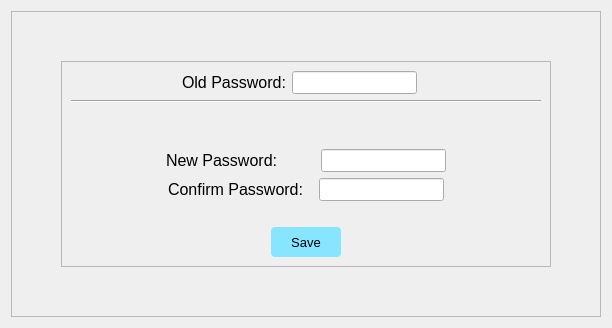
              <widget class="QWidget" name="ChangePassword">
               <attribute name="icon">
                <iconset>
                 <normaloff>../../images/password.png</normaloff>../../images/password.png</iconset>
               </attribute>
               <attribute name="title">
                <string>Change Password</string>
               </attribute>
               <layout class="QGridLayout" name="gridLayout_25">
                <item row="0" column="0">
                 <widget class="QFrame" name="mmCpasOuterFrame_2">
                  <property name="frameShape">
                   <enum>QFrame::StyledPanel</enum>
                  </property>
                  <property name="frameShadow">
                   <enum>QFrame::Raised</enum>
                  </property>
                  <layout class="QGridLayout" name="gridLayout_31">
                   <item row="1" column="1">
                    <widget class="QFrame" name="mmCpasInnerFrame">
                     <property name="minimumSize">
                      <size>
                       <width>0</width>
                       <height>0</height>
                      </size>
                     </property>
                     <property name="maximumSize">
                      <size>
                       <width>16777215</width>
                       <height>16777215</height>
                      </size>
                     </property>
                     <property name="frameShape">
                      <enum>QFrame::StyledPanel</enum>
                     </property>
                     <property name="frameShadow">
                      <enum>QFrame::Raised</enum>
                     </property>
                     <layout class="QGridLayout" name="gridLayout_33">
                      <item row="1" column="1">
                       <layout class="QVBoxLayout" name="mmCpasVerticalLayout2">
                        <item>
                         <layout class="QHBoxLayout" name="mmCpasHorizontalLayout_7">
                          <item>
                           <spacer name="fpHorizontalSpacer_2">
                            <property name="orientation">
                             <enum>Qt::Horizontal</enum>
                            </property>
                            <property name="sizeHint" stdset="0">
                             <size>
                              <width>40</width>
                              <height>20</height>
                             </size>
                            </property>
                           </spacer>
                          </item>
                          <item>
                           <widget class="QLabel" name="mmCpasEnterOldLabel">
                            <property name="font">
                             <font>
                              <pointsize>12</pointsize>
                             </font>
                            </property>
                            <property name="text">
                             <string>Old Password:</string>
                            </property>
                           </widget>
                          </item>
                          <item>
                           <widget class="QLineEdit" name="mmCpasOtpLineEdit">
                            <property name="font">
                             <font>
                              <pointsize>10</pointsize>
                             </font>
                            </property>
                            <property name="toolTip">
                             <string>Enter OTP sent to your email</string>
                            </property>
                           </widget>
                          </item>
                          <item>
                           <widget class="QLabel" name="mmCpasArrowLabel">
                            <property name="font">
                             <font>
                              <pointsize>10</pointsize>
                             </font>
                            </property>
                            <property name="text">
                             <string/>
                            </property>
                            <property name="pixmap">
                             <pixmap>../../images/enter2_arrow.png</pixmap>
                            </property>
                           </widget>
                          </item>
                          <item>
                           <spacer name="fpHorizontalSpacer_5">
                            <property name="orientation">
                             <enum>Qt::Horizontal</enum>
                            </property>
                            <property name="sizeHint" stdset="0">
                             <size>
                              <width>40</width>
                              <height>20</height>
                             </size>
                            </property>
                           </spacer>
                          </item>
                         </layout>
                        </item>
                        <item>
                         <widget class="Line" name="fpLine">
                          <property name="orientation">
                           <enum>Qt::Horizontal</enum>
                          </property>
                         </widget>
                        </item>
                        <item>
                         <spacer name="verticalSpacer_35">
                          <property name="orientation">
                           <enum>Qt::Vertical</enum>
                          </property>
                          <property name="sizeHint" stdset="0">
                           <size>
                            <width>20</width>
                            <height>40</height>
                           </size>
                          </property>
                         </spacer>
                        </item>
                        <item>
                         <layout class="QHBoxLayout" name="mmCpashorizontalLayout_6">
                          <item>
                           <spacer name="horizontalSpacer_79">
                            <property name="orientation">
                             <enum>Qt::Horizontal</enum>
                            </property>
                            <property name="sizeHint" stdset="0">
                             <size>
                              <width>40</width>
                              <height>20</height>
                             </size>
                            </property>
                           </spacer>
                          </item>
                          <item>
                           <widget class="QLabel" name="mmCpasNpLabel">
                            <property name="font">
                             <font>
                              <pointsize>12</pointsize>
                             </font>
                            </property>
                            <property name="text">
                             <string>New Password: </string>
                            </property>
                           </widget>
                          </item>
                          <item>
                           <spacer name="horizontalSpacer_80">
                            <property name="orientation">
                             <enum>Qt::Horizontal</enum>
                            </property>
                            <property name="sizeType">
                             <enum>QSizePolicy::Fixed</enum>
                            </property>
                            <property name="sizeHint" stdset="0">
                             <size>
                              <width>33</width>
                              <height>20</height>
                             </size>
                            </property>
                           </spacer>
                          </item>
                          <item>
                           <widget class="QLineEdit" name="mmCpasNpLineEdit">
                            <property name="font">
                             <font>
                              <pointsize>10</pointsize>
                             </font>
                            </property>
                            <property name="toolTip">
                             <string>Set new password</string>
                            </property>
                           </widget>
                          </item>
                          <item>
                           <spacer name="horizontalSpacer_81">
                            <property name="orientation">
                             <enum>Qt::Horizontal</enum>
                            </property>
                            <property name="sizeHint" stdset="0">
                             <size>
                              <width>40</width>
                              <height>20</height>
                             </size>
                            </property>
                           </spacer>
                          </item>
                         </layout>
                        </item>
                        <item>
                         <layout class="QHBoxLayout" name="mmCpashorizontalLayout_5">
                          <item>
                           <spacer name="horizontalSpacer_82">
                            <property name="orientation">
                             <enum>Qt::Horizontal</enum>
                            </property>
                            <property name="sizeHint" stdset="0">
                             <size>
                              <width>40</width>
                              <height>20</height>
                             </size>
                            </property>
                           </spacer>
                          </item>
                          <item>
                           <widget class="QLabel" name="mmCpasCpLabel">
                            <property name="font">
                             <font>
                              <pointsize>12</pointsize>
                             </font>
                            </property>
                            <property name="text">
                             <string>Confirm Password: </string>
                            </property>
                           </widget>
                          </item>
                          <item>
                           <spacer name="horizontalSpacer_83">
                            <property name="orientation">
                             <enum>Qt::Horizontal</enum>
                            </property>
                            <property name="sizeType">
                             <enum>QSizePolicy::Fixed</enum>
                            </property>
                            <property name="sizeHint" stdset="0">
                             <size>
                              <width>5</width>
                              <height>20</height>
                             </size>
                            </property>
                           </spacer>
                          </item>
                          <item>
                           <widget class="QLineEdit" name="mmCpasLineEdit">
                            <property name="font">
                             <font>
                              <pointsize>10</pointsize>
                             </font>
                            </property>
                            <property name="toolTip">
                             <string>Confirm password</string>
                            </property>
                            <property name="text">
                             <string/>
                            </property>
                           </widget>
                          </item>
                          <item>
                           <spacer name="horizontalSpacer_84">
                            <property name="orientation">
                             <enum>Qt::Horizontal</enum>
                            </property>
                            <property name="sizeHint" stdset="0">
                             <size>
                              <width>40</width>
                              <height>20</height>
                             </size>
                            </property>
                           </spacer>
                          </item>
                         </layout>
                        </item>
                        <item>
                         <spacer name="verticalSpacer_36">
                          <property name="orientation">
                           <enum>Qt::Vertical</enum>
                          </property>
                          <property name="sizeType">
                           <enum>QSizePolicy::Expanding</enum>
                          </property>
                          <property name="sizeHint" stdset="0">
                           <size>
                            <width>20</width>
                            <height>20</height>
                           </size>
                          </property>
                         </spacer>
                        </item>
                        <item>
                         <layout class="QHBoxLayout" name="horizontalLayout_4">
                          <item>
                           <spacer name="horizontalSpacer_85">
                            <property name="orientation">
                             <enum>Qt::Horizontal</enum>
                            </property>
                            <property name="sizeType">
                             <enum>QSizePolicy::Expanding</enum>
                            </property>
                            <property name="sizeHint" stdset="0">
                             <size>
                              <width>200</width>
                              <height>20</height>
                             </size>
                            </property>
                           </spacer>
                          </item>
                          <item>
                           <widget class="QPushButton" name="mmCpasSaveLabel">
                            <property name="minimumSize">
                             <size>
                              <width>70</width>
                              <height>30</height>
                             </size>
                            </property>
                            <property name="font">
                             <font>
                              <pointsize>10</pointsize>
                             </font>
                            </property>
                            <property name="styleSheet">
                             <string notr="true">border-radius: 4px;
background-color: rgb(135, 229, 255);
color: rgb(0, 0, 0);
</string>
                            </property>
                            <property name="text">
                             <string>Save</string>
                            </property>
                            <property name="icon">
                             <iconset>
                              <normaloff>../../images/save.webp</normaloff>../../images/save.webp</iconset>
                            </property>
                           </widget>
                          </item>
                          <item>
                           <spacer name="horizontalSpacer_86">
                            <property name="orientation">
                             <enum>Qt::Horizontal</enum>
                            </property>
                            <property name="sizeType">
                             <enum>QSizePolicy::Expanding</enum>
                            </property>
                            <property name="sizeHint" stdset="0">
                             <size>
                              <width>200</width>
                              <height>20</height>
                             </size>
                            </property>
                           </spacer>
                          </item>
                         </layout>
                        </item>
                       </layout>
                      </item>
                     </layout>
                    </widget>
                   </item>
                   <item row="2" column="1">
                    <spacer name="verticalSpacer_37">
                     <property name="orientation">
                      <enum>Qt::Vertical</enum>
                     </property>
                     <property name="sizeHint" stdset="0">
                      <size>
                       <width>10</width>
                       <height>40</height>
                      </size>
                     </property>
                    </spacer>
                   </item>
                   <item row="1" column="0">
                    <spacer name="horizontalSpacer_87">
                     <property name="orientation">
                      <enum>Qt::Horizontal</enum>
                     </property>
                     <property name="sizeType">
                      <enum>QSizePolicy::Expanding</enum>
                     </property>
                     <property name="sizeHint" stdset="0">
                      <size>
                       <width>40</width>
                       <height>20</height>
                      </size>
                     </property>
                    </spacer>
                   </item>
                   <item row="1" column="2">
                    <spacer name="horizontalSpacer_88">
                     <property name="orientation">
                      <enum>Qt::Horizontal</enum>
                     </property>
                     <property name="sizeHint" stdset="0">
                      <size>
                       <width>40</width>
                       <height>20</height>
                      </size>
                     </property>
                    </spacer>
                   </item>
                   <item row="0" column="1">
                    <spacer name="verticalSpacer_38">
                     <property name="orientation">
                      <enum>Qt::Vertical</enum>
                     </property>
                     <property name="sizeHint" stdset="0">
                      <size>
                       <width>20</width>
                       <height>40</height>
                      </size>
                     </property>
                    </spacer>
                   </item>
                  </layout>
                 </widget>
                </item>
               </layout>
              </widget>
